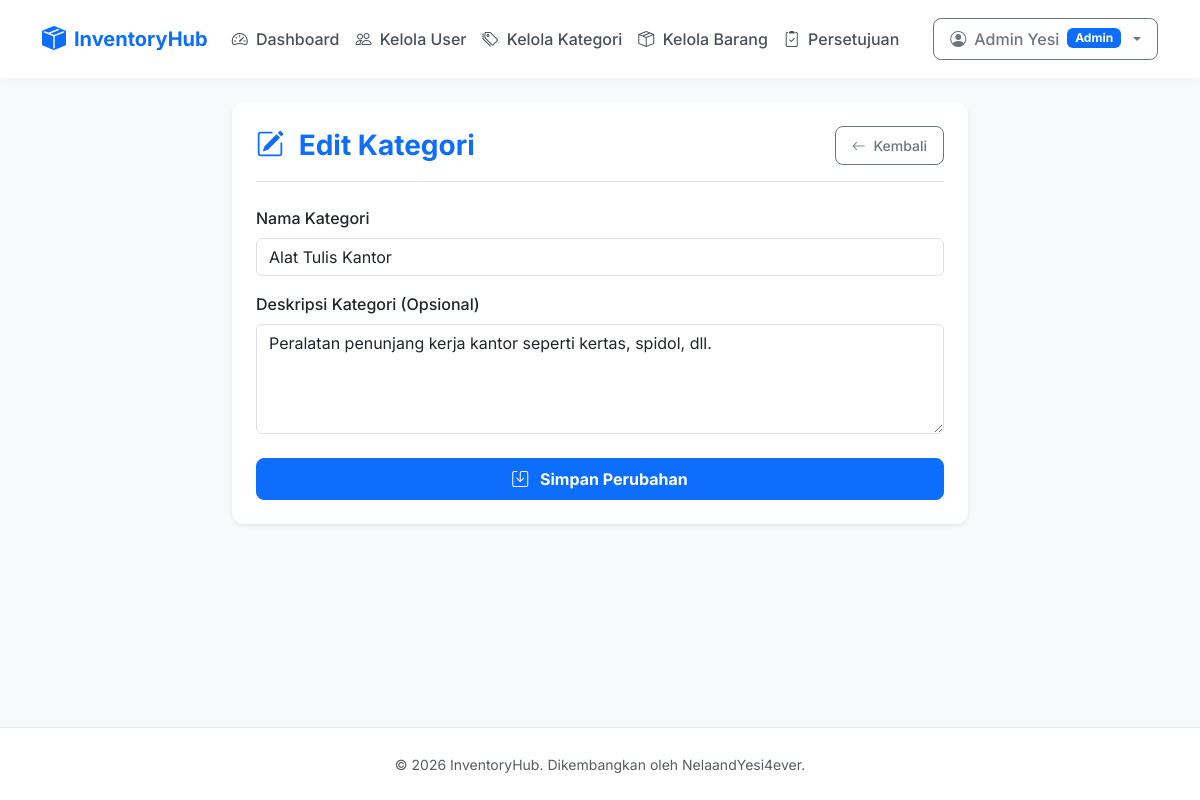
Page /admin/categories/edit/2 (signed in) on the committed database.
### tables this page shows
CREATE TABLE IF NOT EXISTS `categories` (
  `id` INT AUTO_INCREMENT PRIMARY KEY,
  `name` VARCHAR(100) NOT NULL,
  `description` TEXT DEFAULT NULL,
  `created_at` TIMESTAMP DEFAULT CURRENT_TIMESTAMP
);

### core/Controller.php (called while the page is built)
<?php
class Controller
{
    public function view($view, $data = [])
    {
        extract($data);
        require_once BASE_PATH . "app/views/$view.php";
    }
}

### app/controllers/AdminController.php (called while the page is built, shortened)
<?php
require_once BASE_PATH . 'app/models/CategoryModel.php';
class AdminController extends Controller
{
    private $categoryModel;
    public function __construct()
    {
        $this->categoryModel = new CategoryModel();
    }
    public function editCategory($id)
    {
        $category = $this->categoryModel->getCategoryById($id);
        $error = '';
        $this->view('categories/edit', ['category' => $category, 'error' => $error]);
    }
}

### core/App.php (called while the page is built, shortened)
<?php
class App
{
    public function __construct()
    {
        Router::route();
    }
}

### index.php (called while the page is built, shortened)
<?php
require_once 'core/Controller.php';
require_once 'core/Model.php';
require_once 'core/Database.php';
require_once 'core/App.php';
new App();

### core/Database.php (called while the page is built, shortened)
<?php
class Database
{
    private $host = Config::HOST;
    private $dbname = Config::DBNAME;
    private $user = Config::USER;
    private $pass = Config::PASS;
    public function __construct()
    {
        try {
            $this->pdo = new PDO(
                "mysql:host={$this->host};dbname={$this->dbname}",
                $this->user,
                $this->pass
            );
        } catch(PDOException $e){
            die("Koneksi Database Gagal : " . $e->getMessage());
        }
    }
}

### core/Model.php (called while the page is built, shortened)
<?php
require_once BASE_PATH . 'core/Database.php';
class Model
{
    public function __construct()
    {
        $database = new Database();
        $this->db = $database->pdo;
    }
}

### app/models/CategoryModel.php (called while the page is built, shortened)
<?php
require_once BASE_PATH . 'core/Model.php';
class CategoryModel extends Model
{
    public function getCategoryById($id)
    {
        $stmt = $this->db->prepare("SELECT * FROM categories WHERE id = :id");
        $stmt->execute(['id' => $id]);
        return $stmt->fetch(PDO::FETCH_ASSOC);
    }
}

### app/views/categories/edit.php (the view, shortened to what this page needs)
<?php require_once BASE_PATH . 'app/views/layouts/header.php'; ?>
<div class="row justify-content-center">
    <div class="col-md-8">
        <div class="card p-4 shadow-sm border-0">
            <div class="d-flex align-items-center justify-content-between mb-4 border-bottom pb-3">
                <h3 class="fw-bold mb-0 text-primary"><i class="bi bi-pencil-square me-2"></i> Edit Kategori</h3>
                <a href="<?= BASE_URL ?>admin/categories" class="btn btn-outline-secondary btn-sm"><i class="bi bi-arrow-left me-1"></i> Kembali</a>
            </div>
            <form action="<?= BASE_URL ?>admin/categories/edit/<?= $category['id'] ?>" method="POST">
                <div class="mb-3">
                    <label for="name" class="form-label fw-medium">Nama Kategori</label>
                    <input type="text" name="name" id="name" class="form-control" value="<?= htmlspecialchars($category['name']) ?>" required>
                </div>
                <div class="mb-4">
                    <label for="description" class="form-label fw-medium">Deskripsi Kategori (Opsional)</label>
                    <textarea name="description" id="description" class="form-control" rows="4"><?= htmlspecialchars($category['description'] ?? '') ?></textarea>
                </div>
                <div class="d-grid">
                    <button type="submit" class="btn btn-primary py-2.5 fw-bold"><i class="bi bi-save me-2"></i> Simpan Perubahan</button>
                </div>
            </form>
        </div>
    </div>
</div>
<?php require_once BASE_PATH . 'app/views/layouts/footer.php'; ?>

### app/views/layouts/header.php (style rules this page uses)
body { font-family: 'Inter', sans-serif; background-color: #f8f9fa; color: #212529; min-height: 100vh; display: flex; flex-direction: column; }
.card { border: none; border-radius: 12px; box-shadow: 0 4px 20px rgba(0, 0, 0, 0.03); background-color: #ffffff; }
.btn { border-radius: 8px; font-weight: 500; padding: 8px 16px; transition: all 0.2s ease; }
.btn-primary { background-color: #0d6efd; border-color: #0d6efd; }

### rows in the picture
categories: name "Alat Tulis Kantor", description "Peralatan penunjang kerja kantor seperti kertas, spidol, dll."

### other values in the picture
$_SESSION['user']['username'] "Admin Yesi"
$_SESSION['user']['role'] "Admin"
